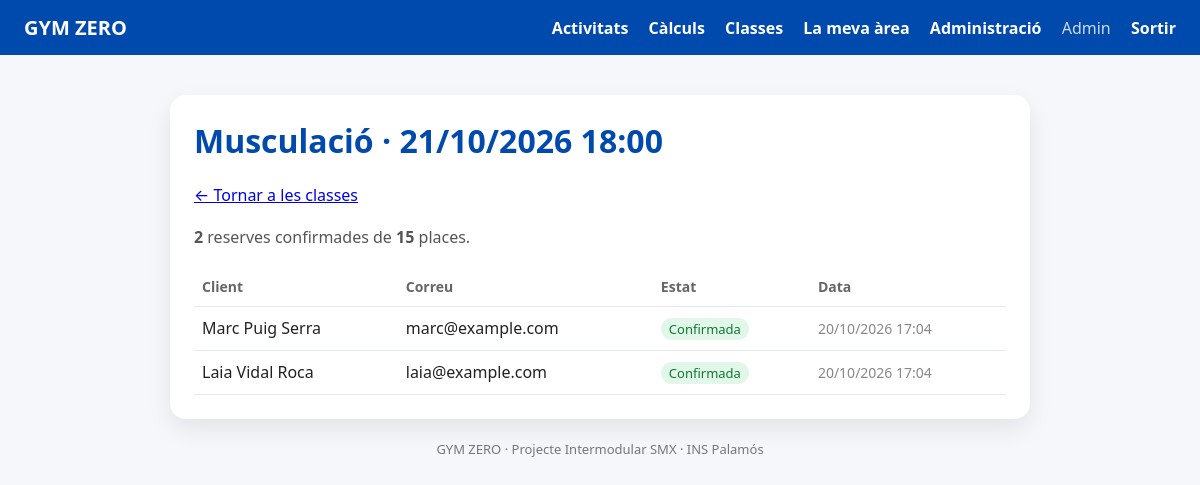
Screenshot of /admin/classe.php?id=1 (signed in) with the database file from the repository.
### tables this page shows
CREATE TABLE classes (
  id            INT UNSIGNED AUTO_INCREMENT PRIMARY KEY,
  activitat_id  INT UNSIGNED NOT NULL,
  inici         DATETIME     NOT NULL,
  places        SMALLINT UNSIGNED NOT NULL,
  cancelada     TINYINT(1)   NOT NULL DEFAULT 0,
  CONSTRAINT fk_classes_activitat FOREIGN KEY (activitat_id)
    REFERENCES activitats(id) ON UPDATE CASCADE ON DELETE RESTRICT,
  CONSTRAINT uq_classes_activitat_inici UNIQUE (activitat_id, inici),
  CONSTRAINT ck_classes_places CHECK (places > 0)
);

CREATE TABLE activitats (
  id                 INT UNSIGNED AUTO_INCREMENT PRIMARY KEY,
  nom                VARCHAR(60)  NOT NULL,
  descripcio         TEXT         NULL,
  durada_min         SMALLINT UNSIGNED NOT NULL DEFAULT 60,
  places_per_defecte SMALLINT UNSIGNED NOT NULL DEFAULT 15,
  activa             TINYINT(1)   NOT NULL DEFAULT 1,
  CONSTRAINT uq_activitats_nom UNIQUE (nom)
);

CREATE TABLE reserves (
  id               INT UNSIGNED AUTO_INCREMENT PRIMARY KEY,
  usuari_id        INT UNSIGNED NOT NULL,
  classe_id        INT UNSIGNED NOT NULL,
  estat            ENUM('confirmada','cancelada') NOT NULL DEFAULT 'confirmada',
  data_reserva     TIMESTAMP    NOT NULL DEFAULT CURRENT_TIMESTAMP,
  data_cancelacio  DATETIME     NULL,
  CONSTRAINT fk_reserves_usuari FOREIGN KEY (usuari_id)
    REFERENCES usuaris(id) ON UPDATE CASCADE ON DELETE CASCADE,
  CONSTRAINT fk_reserves_classe FOREIGN KEY (classe_id)
    REFERENCES classes(id) ON UPDATE CASCADE ON DELETE CASCADE,
  CONSTRAINT uq_reserves_usuari_classe UNIQUE (usuari_id, classe_id),
  INDEX ix_reserves_classe_estat (classe_id, estat)
);

CREATE TABLE usuaris (
  id             INT UNSIGNED AUTO_INCREMENT PRIMARY KEY,
  nom            VARCHAR(60)  NOT NULL,
  cognoms        VARCHAR(100) NOT NULL,
  email          VARCHAR(150) NOT NULL,
  password_hash  VARCHAR(255) NOT NULL,           
  rol            ENUM('client','admin') NOT NULL DEFAULT 'client',
  targeta_rfid   VARCHAR(32)  NULL,               
  actiu          TINYINT(1)   NOT NULL DEFAULT 1,
  quota_fins     DATE         NULL,               
  data_registre  TIMESTAMP    NOT NULL DEFAULT CURRENT_TIMESTAMP,
  CONSTRAINT uq_usuaris_email UNIQUE (email),
  CONSTRAINT uq_usuaris_rfid  UNIQUE (targeta_rfid)
);

### www/inc/sessio.php (called while the page is built, shortened)
<?php
function h($text)
{
    return htmlspecialchars((string) $text, ENT_QUOTES, 'UTF-8');
}
function usuari_actual()
{
    return $_SESSION['usuari'] ?? null;
}
function requereix_admin(PDO $bd)
{
    $st = $bd->prepare('SELECT rol, actiu FROM usuaris WHERE id = ?');
    $st->execute([usuari_actual()['id']]);
}

### www/admin/classe.php (the view, shortened to what this page needs)
<?php
require_once __DIR__ . '/../inc/sessio.php';
require_once __DIR__ . '/../inc/bd.php';
requereix_admin($connexio);
$id = (int) ($_GET['id'] ?? 0);
$st = $connexio->prepare(
    'SELECT a.nom, c.inici, c.places, c.cancelada
       FROM classes c JOIN activitats a ON a.id = c.activitat_id
      WHERE c.id = ?'
);
$st->execute([$id]);
$classe = $st->fetch();
$st = $connexio->prepare(
    'SELECT u.nom, u.cognoms, u.email, r.estat, r.data_reserva, r.data_cancelacio
       FROM reserves r JOIN usuaris u ON u.id = r.usuari_id
      WHERE r.classe_id = ?
      ORDER BY r.estat, r.data_reserva'
);
$st->execute([$id]);
$reserves = $st->fetchAll();
$confirmades = count(array_filter($reserves, fn($r) => $r['estat'] === 'confirmada'));
$titol = $classe['nom'] . ' · ' . date('d/m/Y H:i', strtotime($classe['inici']));
require __DIR__ . '/../inc/capcalera.php';
?>
<p><a href="classes.php">&larr; Tornar a les classes</a></p>
<p><b><?= $confirmades ?></b> reserves confirmades de <b><?= (int) $classe['places'] ?></b> places.</p>
<?php if (!$reserves): ?>
  <p>Ningú ha reservat aquesta classe.</p>
<?php else: ?>
  <table>
    <tr><th>Client</th><th>Correu</th><th>Estat</th><th>Data</th></tr>
    <?php foreach ($reserves as $r): ?>
      <tr>
        <td><?= h($r['nom'] . ' ' . $r['cognoms']) ?></td>
        <td><?= h($r['email']) ?></td>
        <td>
          <?php if ($r['estat'] === 'confirmada'): ?><span class="etiqueta verda">Confirmada</span>
          <?php else: ?><span class="etiqueta vermella">Cancel·lada</span><?php endif; ?>
        </td>
        <td class="subtil">
          <?= date('d/m/Y H:i', strtotime($r['estat'] === 'confirmada' ? $r['data_reserva'] : $r['data_cancelacio'])) ?>
        </td>
      </tr>
    <?php endforeach; ?>
  </table>
<?php endif; ?>
<?php require __DIR__ . '/../inc/peu.php'; ?>

### www/inc/capcalera.php (shortened to what this page needs)
<?php
$u = usuari_actual();
$arrel = $arrel ?? '../';
?>
<!DOCTYPE html>
<html lang="ca">
<head>
  <link rel="stylesheet" href="<?= $arrel ?>css/area.css">
</head>
<body>
  <header class="barra">
    <a class="logo" href="<?= $arrel ?: './' ?>">GYM ZERO</a>
    <nav>
      <a href="<?= $arrel ?>activitats/">Activitats</a>
      <a href="<?= $arrel ?>calculs/">Càlculs</a>
      <a href="<?= $arrel ?>reserves/">Classes</a>
      <?php if ($u): ?>
        <a href="<?= $arrel ?>client/">La meva àrea</a>
        <?php if ($u['rol'] === 'admin'): ?>
          <a href="<?= $arrel ?>admin/">Administració</a>
        <?php endif; ?>
        <span class="qui"><?= h($u['nom']) ?></span>
        <a href="<?= $arrel ?>compte/logout.php">Sortir</a>
      <?php else: ?>
        <a href="<?= $arrel ?>compte/login.php">Entrar</a>
        <a href="<?= $arrel ?>compte/registre.php">Registrar-se</a>
      <?php endif; ?>
    </nav>
  </header>
  <main>
    <div class="card">
      <h1><?= h($titol) ?></h1>

### www/css/area.css (style rules this page uses)
body { margin: 0; font-family: system-ui, -apple-system, "Segoe UI", sans-serif; background: #f5f7fb; color: #222; }
.barra { display: flex; justify-content: space-between; align-items: center; flex-wrap: wrap; gap: 10px; padding: 14px 24px; background: #004aad; }
.barra a, .barra .qui { color: white; text-decoration: none; margin-left: 16px; font-weight: 600; }
.barra .logo { margin-left: 0; font-size: 20px; font-weight: 800; }
.barra .qui { opacity: 0.8; font-weight: 400; }
main { max-width: 860px; margin: 40px auto; padding: 0 20px; }
.card { overflow-x: auto; background: white; border-radius: 16px; padding: 24px; box-shadow: 0 10px 25px rgba(0, 0, 0, 0.08); }
h1 { color: #004aad; margin-top: 0; }
p { color: #555; line-height: 1.6; }
table { width: 100%; border-collapse: collapse; margin-top: 12px; }
th, td { text-align: left; padding: 10px 8px; border-bottom: 1px solid #e3e8f2; }
th { color: #666; font-size: 14px; }
.subtil { color: #888; font-size: 14px; }
.etiqueta { display: inline-block; padding: 2px 8px; border-radius: 999px; font-size: 13px; background: #e3e8f2; color: #444; }
.etiqueta.verda { background: #e0f7e9; color: #117a2f; }

### rows the page displays
classes: titol "Musculació · 21/10/2026 18:00", places "15"
reserves: usuari.cognoms "Marc Puig Serra", usuari.email "marc@example.com", shows "Confirmada", estat+data_reserva "20/10/2026 17:04"
reserves: usuari.cognoms "Laia Vidal Roca", usuari.email "laia@example.com", shows "Confirmada", estat+data_reserva "20/10/2026 17:04"

### other values shown
$u['nom'] "Admin"
$confirmades "2"
